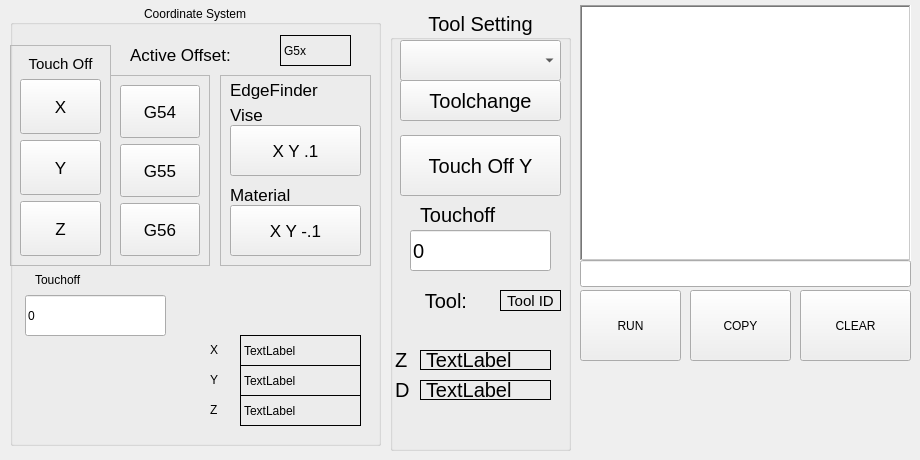
      <widget class="QWidget" name="tab_3">
       <attribute name="title">
        <string>MDI</string>
       </attribute>
       <widget class="QGroupBox" name="groupBox_12">
        <property name="geometry">
         <rect>
          <x>390</x>
          <y>10</y>
          <width>181</width>
          <height>441</height>
         </rect>
        </property>
        <property name="font">
         <font>
          <pointsize>15</pointsize>
         </font>
        </property>
        <property name="title">
         <string>Tool Setting</string>
        </property>
        <property name="alignment">
         <set>Qt::AlignCenter</set>
        </property>
        <widget class="QComboBox" name="tool_change_cb">
         <property name="geometry">
          <rect>
           <x>10</x>
           <y>30</y>
           <width>161</width>
           <height>41</height>
          </rect>
         </property>
        </widget>
        <widget class="QPushButton" name="tool_change_pb">
         <property name="geometry">
          <rect>
           <x>10</x>
           <y>70</y>
           <width>161</width>
           <height>41</height>
          </rect>
         </property>
         <property name="toolTip">
          <string/>
         </property>
         <property name="toolTipDuration">
          <number>-1</number>
         </property>
         <property name="text">
          <string>Toolchange</string>
         </property>
        </widget>
        <widget class="QLabel" name="label_15">
         <property name="geometry">
          <rect>
           <x>10</x>
           <y>280</y>
           <width>71</width>
           <height>21</height>
          </rect>
         </property>
         <property name="baseSize">
          <size>
           <width>0</width>
           <height>0</height>
          </size>
         </property>
         <property name="text">
          <string>Tool:</string>
         </property>
         <property name="alignment">
          <set>Qt::AlignRight|Qt::AlignTrailing|Qt::AlignVCenter</set>
         </property>
         <property name="indent">
          <number>4</number>
         </property>
        </widget>
        <widget class="QLabel" name="tool_diameter_lb">
         <property name="geometry">
          <rect>
           <x>30</x>
           <y>370</y>
           <width>131</width>
           <height>20</height>
          </rect>
         </property>
         <property name="frameShape">
          <enum>QFrame::Box</enum>
         </property>
         <property name="text">
          <string>TextLabel</string>
         </property>
         <property name="alignment">
          <set>Qt::AlignLeading|Qt::AlignLeft|Qt::AlignVCenter</set>
         </property>
        </widget>
        <widget class="QPushButton" name="tool_touchoff_y">
         <property name="geometry">
          <rect>
           <x>10</x>
           <y>125</y>
           <width>161</width>
           <height>61</height>
          </rect>
         </property>
         <property name="text">
          <string>Touch Off Y</string>
         </property>
        </widget>
        <widget class="QLabel" name="label_29">
         <property name="geometry">
          <rect>
           <x>5</x>
           <y>370</y>
           <width>21</width>
           <height>19</height>
          </rect>
         </property>
         <property name="text">
          <string>D</string>
         </property>
        </widget>
        <widget class="QLabel" name="tool_zoffset_lb">
         <property name="geometry">
          <rect>
           <x>30</x>
           <y>340</y>
           <width>131</width>
           <height>20</height>
          </rect>
         </property>
         <property name="frameShape">
          <enum>QFrame::Box</enum>
         </property>
         <property name="text">
          <string>TextLabel</string>
         </property>
         <property name="alignment">
          <set>Qt::AlignLeading|Qt::AlignLeft|Qt::AlignVCenter</set>
         </property>
        </widget>
        <widget class="QLabel" name="tool_id_lb">
         <property name="geometry">
          <rect>
           <x>110</x>
           <y>280</y>
           <width>61</width>
           <height>21</height>
          </rect>
         </property>
         <property name="font">
          <font>
           <pointsize>11</pointsize>
          </font>
         </property>
         <property name="frameShape">
          <enum>QFrame::Box</enum>
         </property>
         <property name="text">
          <string>Tool ID</string>
         </property>
         <property name="alignment">
          <set>Qt::AlignCenter</set>
         </property>
        </widget>
        <widget class="QLabel" name="label_27">
         <property name="geometry">
          <rect>
           <x>5</x>
           <y>340</y>
           <width>21</width>
           <height>19</height>
          </rect>
         </property>
         <property name="text">
          <string>Z</string>
         </property>
        </widget>
        <widget class="QLabel" name="label_40">
         <property name="geometry">
          <rect>
           <x>30</x>
           <y>195</y>
           <width>121</width>
           <height>19</height>
          </rect>
         </property>
         <property name="text">
          <string>Touchoff</string>
         </property>
        </widget>
        <widget class="QLineEdit" name="tool_touchoff_le">
         <property name="geometry">
          <rect>
           <x>20</x>
           <y>220</y>
           <width>141</width>
           <height>41</height>
          </rect>
         </property>
         <property name="text">
          <string>0</string>
         </property>
        </widget>
       </widget>
       <widget class="QGroupBox" name="groupBox_13">
        <property name="geometry">
         <rect>
          <x>10</x>
          <y>5</y>
          <width>371</width>
          <height>441</height>
         </rect>
        </property>
        <property name="minimumSize">
         <size>
          <width>150</width>
          <height>0</height>
         </size>
        </property>
        <property name="title">
         <string>Coordinate System</string>
        </property>
        <property name="alignment">
         <set>Qt::AlignCenter</set>
        </property>
        <widget class="QLabel" name="g5x_index_lb">
         <property name="geometry">
          <rect>
           <x>270</x>
           <y>30</y>
           <width>71</width>
           <height>31</height>
          </rect>
         </property>
         <property name="frameShape">
          <enum>QFrame::Box</enum>
         </property>
         <property name="text">
          <string>G5x</string>
         </property>
        </widget>
        <widget class="QLabel" name="g5x_lb_z">
         <property name="geometry">
          <rect>
           <x>230</x>
           <y>390</y>
           <width>121</width>
           <height>31</height>
          </rect>
         </property>
         <property name="frameShape">
          <enum>QFrame::Box</enum>
         </property>
         <property name="text">
          <string>TextLabel</string>
         </property>
         <property name="alignment">
          <set>Qt::AlignLeading|Qt::AlignLeft|Qt::AlignVCenter</set>
         </property>
        </widget>
        <widget class="QLabel" name="label_25">
         <property name="geometry">
          <rect>
           <x>200</x>
           <y>365</y>
           <width>21</width>
           <height>20</height>
          </rect>
         </property>
         <property name="text">
          <string>Y</string>
         </property>
        </widget>
        <widget class="QLabel" name="label_24">
         <property name="geometry">
          <rect>
           <x>200</x>
           <y>335</y>
           <width>21</width>
           <height>19</height>
          </rect>
         </property>
         <property name="text">
          <string>X</string>
         </property>
        </widget>
        <widget class="QLabel" name="g5x_lb_x">
         <property name="geometry">
          <rect>
           <x>230</x>
           <y>330</y>
           <width>121</width>
           <height>31</height>
          </rect>
         </property>
         <property name="frameShape">
          <enum>QFrame::Box</enum>
         </property>
         <property name="text">
          <string>TextLabel</string>
         </property>
         <property name="alignment">
          <set>Qt::AlignLeading|Qt::AlignLeft|Qt::AlignVCenter</set>
         </property>
        </widget>
        <widget class="QLabel" name="g5x_lb_y">
         <property name="geometry">
          <rect>
           <x>230</x>
           <y>360</y>
           <width>121</width>
           <height>31</height>
          </rect>
         </property>
         <property name="frameShape">
          <enum>QFrame::Box</enum>
         </property>
         <property name="text">
          <string>TextLabel</string>
         </property>
         <property name="alignment">
          <set>Qt::AlignLeading|Qt::AlignLeft|Qt::AlignVCenter</set>
         </property>
        </widget>
        <widget class="QLabel" name="label_26">
         <property name="geometry">
          <rect>
           <x>200</x>
           <y>395</y>
           <width>21</width>
           <height>19</height>
          </rect>
         </property>
         <property name="text">
          <string>Z</string>
         </property>
        </widget>
        <widget class="QFrame" name="frame">
         <property name="geometry">
          <rect>
           <x>0</x>
           <y>40</y>
           <width>101</width>
           <height>221</height>
          </rect>
         </property>
         <property name="font">
          <font>
           <pointsize>13</pointsize>
          </font>
         </property>
         <property name="frameShape">
          <enum>QFrame::StyledPanel</enum>
         </property>
         <property name="frameShadow">
          <enum>QFrame::Plain</enum>
         </property>
         <layout class="QVBoxLayout" name="verticalLayout_3">
          <item>
           <widget class="QLabel" name="label_30">
            <property name="font">
             <font>
              <pointsize>11</pointsize>
             </font>
            </property>
            <property name="text">
             <string>Touch Off</string>
            </property>
            <property name="alignment">
             <set>Qt::AlignCenter</set>
            </property>
           </widget>
          </item>
          <item>
           <widget class="QPushButton" name="touchoff_pb_x">
            <property name="sizePolicy">
             <sizepolicy hsizetype="Minimum" vsizetype="MinimumExpanding">
              <horstretch>0</horstretch>
              <verstretch>0</verstretch>
             </sizepolicy>
            </property>
            <property name="text">
             <string>X</string>
            </property>
           </widget>
          </item>
          <item>
           <widget class="QPushButton" name="touchoff_pb_y">
            <property name="sizePolicy">
             <sizepolicy hsizetype="Minimum" vsizetype="MinimumExpanding">
              <horstretch>0</horstretch>
              <verstretch>0</verstretch>
             </sizepolicy>
            </property>
            <property name="text">
             <string>Y</string>
            </property>
           </widget>
          </item>
          <item>
           <widget class="QPushButton" name="touchoff_pb_z">
            <property name="sizePolicy">
             <sizepolicy hsizetype="Minimum" vsizetype="MinimumExpanding">
              <horstretch>0</horstretch>
              <verstretch>0</verstretch>
             </sizepolicy>
            </property>
            <property name="text">
             <string>Z</string>
            </property>
           </widget>
          </item>
         </layout>
        </widget>
        <widget class="QFrame" name="frame_3">
         <property name="geometry">
          <rect>
           <x>100</x>
           <y>70</y>
           <width>100</width>
           <height>191</height>
          </rect>
         </property>
         <property name="font">
          <font>
           <pointsize>13</pointsize>
          </font>
         </property>
         <property name="frameShape">
          <enum>QFrame::StyledPanel</enum>
         </property>
         <property name="frameShadow">
          <enum>QFrame::Plain</enum>
         </property>
         <layout class="QVBoxLayout" name="verticalLayout_4">
          <item>
           <widget class="QPushButton" name="mdi_G54">
            <property name="sizePolicy">
             <sizepolicy hsizetype="Minimum" vsizetype="MinimumExpanding">
              <horstretch>0</horstretch>
              <verstretch>0</verstretch>
             </sizepolicy>
            </property>
            <property name="text">
             <string>G54</string>
            </property>
            <property name="function" stdset="0">
             <string>mdi</string>
            </property>
            <property name="command" stdset="0">
             <string>G54</string>
            </property>
           </widget>
          </item>
          <item>
           <widget class="QPushButton" name="mdi_G55">
            <property name="sizePolicy">
             <sizepolicy hsizetype="Minimum" vsizetype="MinimumExpanding">
              <horstretch>0</horstretch>
              <verstretch>0</verstretch>
             </sizepolicy>
            </property>
            <property name="text">
             <string>G55</string>
            </property>
            <property name="function" stdset="0">
             <string>mdi</string>
            </property>
            <property name="command" stdset="0">
             <string>G55</string>
            </property>
           </widget>
          </item>
          <item>
           <widget class="QPushButton" name="mdi_G56">
            <property name="sizePolicy">
             <sizepolicy hsizetype="Minimum" vsizetype="MinimumExpanding">
              <horstretch>0</horstretch>
              <verstretch>0</verstretch>
             </sizepolicy>
            </property>
            <property name="text">
             <string>G56</string>
            </property>
            <property name="function" stdset="0">
             <string>mdi</string>
            </property>
            <property name="command" stdset="0">
             <string>G56</string>
            </property>
           </widget>
          </item>
         </layout>
        </widget>
        <widget class="QLabel" name="label_16">
         <property name="geometry">
          <rect>
           <x>120</x>
           <y>40</y>
           <width>171</width>
           <height>19</height>
          </rect>
         </property>
         <property name="font">
          <font>
           <pointsize>13</pointsize>
          </font>
         </property>
         <property name="text">
          <string>Active Offset:</string>
         </property>
        </widget>
        <widget class="QFrame" name="frame_5">
         <property name="geometry">
          <rect>
           <x>210</x>
           <y>70</y>
           <width>151</width>
           <height>191</height>
          </rect>
         </property>
         <property name="font">
          <font>
           <pointsize>13</pointsize>
          </font>
         </property>
         <property name="frameShape">
          <enum>QFrame::StyledPanel</enum>
         </property>
         <property name="frameShadow">
          <enum>QFrame::Raised</enum>
         </property>
         <widget class="QLabel" name="label_35">
          <property name="geometry">
           <rect>
            <x>10</x>
            <y>5</y>
            <width>141</width>
            <height>19</height>
           </rect>
          </property>
          <property name="font">
           <font>
            <pointsize>13</pointsize>
           </font>
          </property>
          <property name="text">
           <string>EdgeFinder</string>
          </property>
         </widget>
         <widget class="QPushButton" name="G1_XY_plus">
          <property name="geometry">
           <rect>
            <x>10</x>
            <y>50</y>
            <width>131</width>
            <height>51</height>
           </rect>
          </property>
          <property name="text">
           <string>X Y .1</string>
          </property>
          <property name="function" stdset="0">
           <string>hal_pin</string>
          </property>
          <property name="pin_name" stdset="0">
           <string>test_mdi_pin0</string>
          </property>
          <property name="hal_type" stdset="0">
           <string>HAL_BIT</string>
          </property>
          <property name="hal_dir" stdset="0">
           <string>HAL_OUT</string>
          </property>
         </widget>
         <widget class="QPushButton" name="G1_XY_minus">
          <property name="geometry">
           <rect>
            <x>10</x>
            <y>130</y>
            <width>131</width>
            <height>51</height>
           </rect>
          </property>
          <property name="text">
           <string>X Y -.1</string>
          </property>
          <property name="function" stdset="0">
           <string>hal_pin</string>
          </property>
          <property name="pin_name" stdset="0">
           <string>test_mdi_pin1</string>
          </property>
          <property name="hal_type" stdset="0">
           <string>HAL_BIT</string>
          </property>
          <property name="hal_dir" stdset="0">
           <string>HAL_OUT</string>
          </property>
         </widget>
         <widget class="QLabel" name="label_36">
          <property name="geometry">
           <rect>
            <x>10</x>
            <y>30</y>
            <width>61</width>
            <height>19</height>
           </rect>
          </property>
          <property name="font">
           <font>
            <pointsize>13</pointsize>
           </font>
          </property>
          <property name="text">
           <string>Vise</string>
          </property>
         </widget>
         <widget class="QLabel" name="label_37">
          <property name="geometry">
           <rect>
            <x>10</x>
            <y>110</y>
            <width>101</width>
            <height>19</height>
           </rect>
          </property>
          <property name="font">
           <font>
            <pointsize>13</pointsize>
           </font>
          </property>
          <property name="text">
           <string>Material</string>
          </property>
         </widget>
        </widget>
        <widget class="QLabel" name="label_39">
         <property name="geometry">
          <rect>
           <x>25</x>
           <y>265</y>
           <width>111</width>
           <height>19</height>
          </rect>
         </property>
         <property name="text">
          <string>Touchoff</string>
         </property>
        </widget>
        <widget class="QLineEdit" name="touchoff_le">
         <property name="geometry">
          <rect>
           <x>15</x>
           <y>290</y>
           <width>141</width>
           <height>41</height>
          </rect>
         </property>
         <property name="text">
          <string>0</string>
         </property>
        </widget>
       </widget>
       <widget class="QPushButton" name="copy_mdi_history_pb">
        <property name="geometry">
         <rect>
          <x>690</x>
          <y>290</y>
          <width>101</width>
          <height>71</height>
         </rect>
        </property>
        <property name="text">
         <string>COPY</string>
        </property>
       </widget>
       <widget class="QPushButton" name="clear_mdi_history_pb">
        <property name="geometry">
         <rect>
          <x>800</x>
          <y>290</y>
          <width>111</width>
          <height>71</height>
         </rect>
        </property>
        <property name="text">
         <string>CLEAR</string>
        </property>
       </widget>
       <widget class="QPushButton" name="run_mdi_pb">
        <property name="geometry">
         <rect>
          <x>580</x>
          <y>290</y>
          <width>101</width>
          <height>71</height>
         </rect>
        </property>
        <property name="text">
         <string>RUN</string>
        </property>
       </widget>
       <widget class="QListWidget" name="mdi_history_lw">
        <property name="geometry">
         <rect>
          <x>580</x>
          <y>5</y>
          <width>331</width>
          <height>256</height>
         </rect>
        </property>
        <property name="maximumSize">
         <size>
          <width>331</width>
          <height>256</height>
         </size>
        </property>
        <property name="frameShape">
         <enum>QFrame::WinPanel</enum>
        </property>
       </widget>
       <widget class="QLineEdit" name="mdi_command_le">
        <property name="geometry">
         <rect>
          <x>580</x>
          <y>260</y>
          <width>331</width>
          <height>27</height>
         </rect>
        </property>
        <property name="font">
         <font>
          <pointsize>4</pointsize>
         </font>
        </property>
        <property name="input" stdset="0">
         <string>nccode</string>
        </property>
       </widget>
      </widget>
